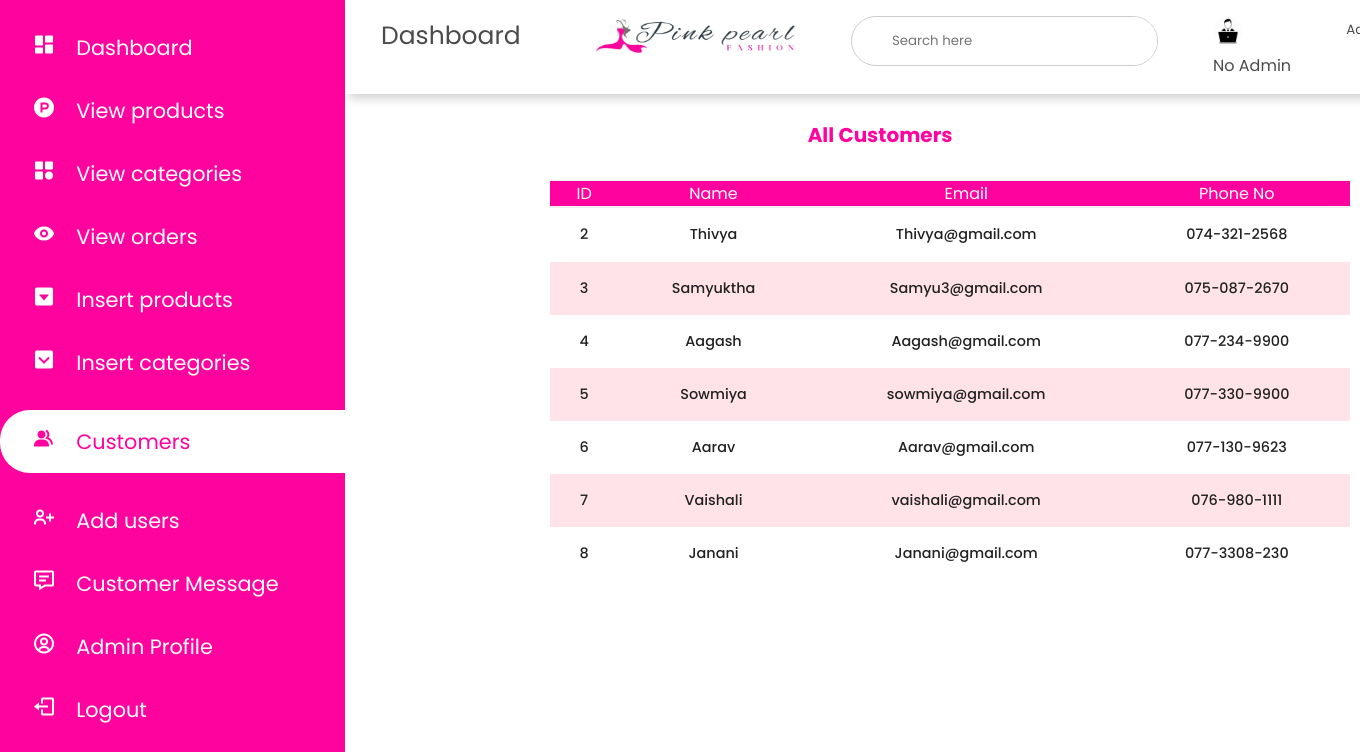
Page /admin_area/view_customers.php on the committed database.
### tables this page shows
CREATE TABLE `users` (
  `id` int(255) NOT NULL,
  `name` varchar(100) NOT NULL,
  `email` varchar(255) NOT NULL,
  `phone` varchar(12) NOT NULL,
  `role` varchar(100) NOT NULL,
  `password` varchar(255) NOT NULL,
  `date` datetime NOT NULL DEFAULT current_timestamp()
);

### admin_area/view_customers.php (the view, shortened to what this page needs)
<?php
include('../includes/dbconnection.php');
?>
<!DOCTYPE html>
<html lang="en">
<head>
    <link rel="stylesheet" href="style.css" type="text/css">
    <link rel="stylesheet" href="https://maxst.icons8.com/vue-static/landings/line-awesome/line-awesome/1.3.0/css/line-awesome.min.css">
    <link  rel="stylesheet"href="https://unpkg.com/boxicons@2.1.4/css/boxicons.min.css">
</head>
<body>
    <div class="sidebar">
        <div class="sidebar-menu">
            <ul>
                <li>
                <a href="index.php"><i class='bx bxs-dashboard'></i>
                <span>Dashboard</span></a>
                </li>
                <li>
                <a href="view_products.php"><i class='bx bxl-product-hunt'></i>
                <span>View products</span></a>
                </li>
                <li >
                <a href="view_categories.php"><i class='bx bxs-category'></i>
                <span>View categories</span></a>
                </li>
                <li>
                <a href="view_orders.php"><i class='bx bxs-show'></i>
                <span>View orders</span></a>
                </li>
                <li>
                <a href="insert_products.php"><i class='bx bxs-caret-down-square' ></i>
                <span>Insert products</span></a>
                </li>
                <li>
                <a href="insert_categories.php"><i class='bx bxs-chevron-down-square'></i>
                <span>Insert categories</span></a>
                </li>
                <li class="active">
                <a href="view_customers.php"><i class='bx bxs-group'></i>
                <span>Customers</span></a>
                </li>
                <li>
                <a href="add_user.php"><i class='bx bx-user-plus'></i>
                <span>Add users</span></a>
                </li>
                <li>
                <a href="view_message.php"><i class='bx bx-message-detail'></i>
                <span>Customer Message</span></a>
                </li>
                <li>
                <a href="admin_profile.php"><i class='bx bx-user-circle'></i>
                <span>Admin Profile</span></a>
                </li>
                <li>
                <a href="logout.php"><i class='bx bx-log-out'></i>
                <span>Logout</span></a>
                </li>
            </ul>
        </div>
    </div>
    <div class="main-content">
        <header>
            <h1>
                Dashboard
            </h1>
            <div class="sidebar-brand">
            <img src="pearl.jpg"  alt="">
            </div>
            <div class="search-wrapper">
                <input type="search" placeholder="Search here">
            </div>
            <div class="user-wrapper">
                <img src="Admin.png" width="30px" height="30px" alt="">
                <h4><?php
                    if (empty($fetch['name'])) {
                        echo "No Admin";
                    } else {
                        echo $fetch['name'];
                    }
                    ?></h4>
            </div>
               <div> <small>Admin</small>
            </div>
        </header>
    </div>
   <div class="container">
        <div>
           <h4>All Customers</h4>
        </div>
        <div class="form-body">
            <table >
                <thead>
                    <tr>
                        <th>ID</th>
                        <th>Name</th>
                        <th>Email</th>
                        <th>Phone No</th>
                    </tr>
                </thead>
                <tbody>
                    <?php
                        $query="SELECT * FROM users WHERE role='user'";
                        $result=mysqli_query($connection,$query);
                        if(mysqli_num_rows($result)>0)
                        {
                            foreach($result as $customers)
                            {
                                ?>
                                <tr>
                                    <td><?=$customers['id'];?></td>
                                    <td><?=$customers['name'];?></td>
                                    <td><?=$customers['email'];?></td>
                                    <td><?=$customers['phone'];?></td>
                                </tr>
                                <?php
                            }
                        }
                        else{
                            echo "No records found";
                        }
                    ?>
                </tbody>
            </table>
        </div>
    </div>
</body>
</html>

### admin_area/style.css (style rules this page uses)
* { margin: 0; padding: 0; box-sizing: border-box; font-family: 'Poppins', sans-serif; font-weight: 400; text-decoration: none; list-style-type: none; color: var(--black); outline: none; }
:root { --white: white; --black: rgb(75, 75, 75); --grey: rgb(173, 173, 173); --lightpink: rgb(255, 227, 232); --pink: #FF039E; }
.sidebar { width:345px; position:fixed; left:0; top:0; height:100%; background:var(--pink) ; z-index:100; transition:width 300ms; }
.sidebar-brand img { width: 200px; height: 40px; margin-left: 20px; }
.sidebar-menu li { width:100%; margin-bottom: 1.3rem; padding-left: 2rem; margin-top:2rem ; }
.sidebar-menu a span { color:var(--white); font-size:1.3rem; }
.sidebar-menu a i { color:var(--white); font-size: 1.5rem; padding-right: 1rem; }
.sidebar-menu .active { background: var(--white); padding-top : 1rem; padding-bottom: 1rem; border-radius:30px 0px 0px 30px; }
.active a i,.active a span { color:var(--pink); }
.main-content { transition:margin-left 300ms; margin-left:345px; }
header { background: #fff; display:flex; justify-content: space-between; padding:1rem; box-shadow: 4px 4px 10px rgba(0,0,0,0.2); position:fixed; left:345px; width:78%; top:0; z-index:100; transition:width 300ms; }
header h1 { font-size: 25px; margin-left: 20px; margin-top:1px; }
.search-wrapper { border:1px solid #ccc; border-radius: 30px; height:50px; display:flex; align-items: center; overflow-x: hidden; }
.search-wrapper input { height:100%; padding:.5rem; border:none; outline:none; }
.user-wrapper img { border-radius: 50%; margin-right: 0rem; }
.user-wrapper h4 { margin-bottom: 0rem !important; }
.sidebar-menu { margin-top:2rem; }
table { border-collapse: collapse; }
thead tr { border-top:1px solid #f0f0f0; border-bottom: 2px solid #f0f0f0; }
td { padding:.5rem 1rem; font-size: .9rem; color:#222; }

### admin_area/view_customers.php (style rules this page uses)
.container h4 { color:#FF039E; text-align: center; }
header { background: #fff; display:flex; justify-content: space-between; padding:1rem; box-shadow: 4px 4px 10px rgba(0,0,0,0.2); position:fixed; left:345px; width:78%; top:0; z-index:100; }
.container { margin-top:120px; margin-left:400px; }
.container h4 { text-align: center; font-weight: bolder; font-size: 20px; }
table { height:400px; width:800px; margin-left:150px; margin-top: 30px; }
table thead { background: var(--pink); }
thead th { color:var(--white); text-align: center; }
tbody td { text-align: center; font-weight: 500; }
a { color:white; }
table tr:nth-of-type(even) { background-color: var(--lightpink); }

### rows in the picture
users: id "2", name "Thivya", email "Thivya@gmail.com", phone "074-321-2568"
users: id "3", name "Samyuktha", email "Samyu3@gmail.com", phone "075-087-2670"
users: id "4", name "Aagash", email "Aagash@gmail.com", phone "077-234-9900"
users: id "5", name "Sowmiya", email "sowmiya@gmail.com", phone "077-330-9900"
users: id "6", name "Aarav", email "Aarav@gmail.com", phone "077-130-9623"
users: id "7", name "Vaishali", email "vaishali@gmail.com", phone "076-980-1111"
users: id "8", name "Janani", email "Janani@gmail.com", phone "077-3308-230"
